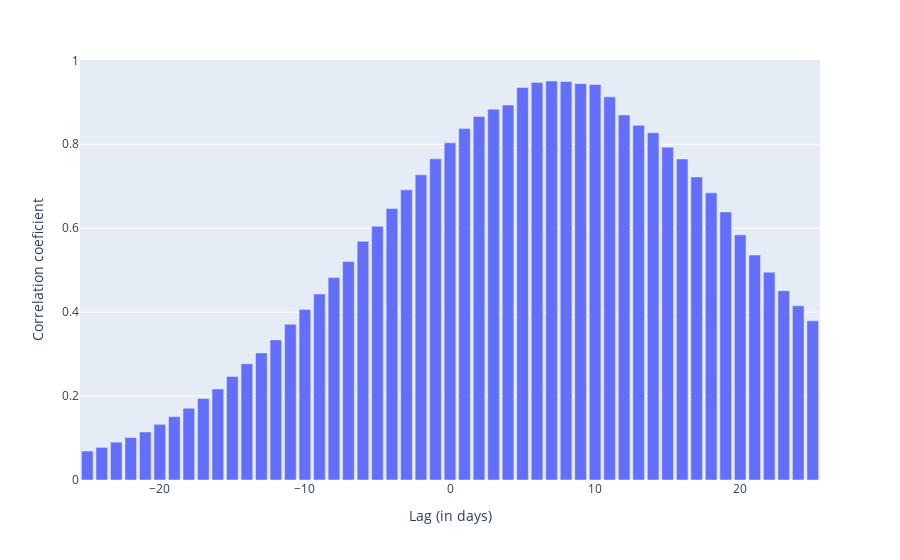

The code cell stored with this chart in its notebook:
### Markdown cell above
The correlation coeficient between the deaths and cases curves is plotted below. The lag (x axis) corresponds the a shift between the two curves: a lag of zero shows the correlation between the curves as they occured in reality. A lag of 7 days shows the correlation between the two curve if one is shifted by 7 days. The maximum correlation for a lag between 7 and 10 days means that deaths and cases are highly correlated but with a 7-10 delay.

### Code cell
import matplotlib.pyplot as plt
import numpy as np

#plt.xcorr(df_china['cases'], df_china['deaths'], usevlines=True, maxlags=30, normed=True, lw=2)
#plt.show()
#xcorr(df_china['cases'], df_china['deaths'])
[lag, coef] = xcorr(df_china['cases'], df_china['deaths'])
lag[np.argmax(coef)]

import plotly.express as px
fig = px.bar(x=lag, y = coef, labels={'x':'Lag (in days)', 'y':'Correlation coeficient'})
fig.show()

from plotly.offline import plot
plot(fig, filename="STaamallah_covid19_analysis_chart_6_20200410.html", auto_open = False)

### Figure 1 — Plotly figure (JSON) as saved in the notebook; plotly's stock layout.template omitted (floating-point values rounded to 4 significant figures)
{"data": [{"alignmentgroup": "True", "hoverlabel": {"namelength": 0}, "hovertemplate": "Lag (in days)=%{x}<br>Correlation coeficient=%{y}", "legendgroup": "", "marker": {"color": "#636efa"}, "name": "", "offsetgroup": "", "orientation": "v", "showlegend": false, "textposition": "auto", "type": "bar", "x": [-25, -24, -23, -22, -21, -20, -19, -18, -17, -16, -15, -14, -13, -12, -11, -10, -9, -8, -7, -6, -5, -4, -3, -2, -1, 0, 1, 2, 3, 4, 5, 6, 7, 8, 9, 10, 11, 12, 13, 14, 15, 16, 17, 18, 19, 20, 21, 22, 23, 24, 25], "xaxis": "x", "y": [0.069, 0.07773, 0.09012, 0.1013, 0.1144, 0.1327, 0.1511, 0.171, 0.1943, 0.2169, 0.2467, 0.2769, 0.3028, 0.3339, 0.3711, 0.4066, 0.4433, 0.4823, 0.5205, 0.5687, 0.6046, 0.6473, 0.6914, 0.7271, 0.7653, 0.8034, 0.8374, 0.8663, 0.8837, 0.8935, 0.9355, 0.9475, 0.9508, 0.9495, 0.9446, 0.9427, 0.913, 0.8698, 0.8452, 0.8275, 0.7931, 0.7649, 0.7222, 0.6843, 0.6389, 0.5842, 0.536, 0.4952, 0.4512, 0.415, 0.3793], "yaxis": "y"}], "layout": {"autosize": true, "barmode": "relative", "legend": {"tracegroupgap": 0}, "margin": {"t": 60}, "xaxis": {"anchor": "y", "autorange": true, "domain": [0, 1], "range": [-25.5, 25.5], "title": {"text": "Lag (in days)"}, "type": "linear"}, "yaxis": {"anchor": "x", "autorange": true, "domain": [0, 1], "range": [0, 1.001], "title": {"text": "Correlation coeficient"}, "type": "linear"}}}
